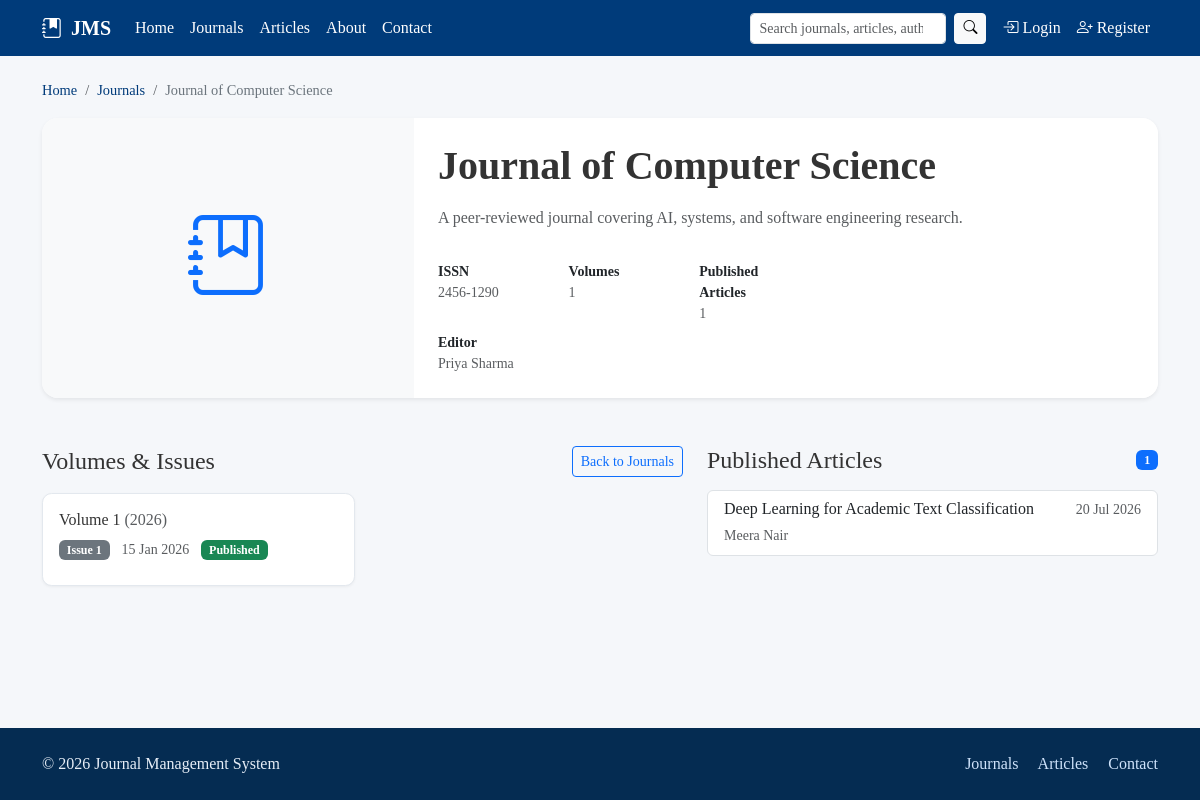
The app's page /journal/journals/1/ with its own data.
### journal/models.py (models this page shows, shortened)
class Journal(models.Model):
    title = models.CharField(max_length=255, unique=True)
    issn = models.CharField('ISSN', max_length=20, blank=True)
    description = models.TextField(blank=True)
    cover_image = models.ImageField(
        upload_to='covers/', blank=True, null=True, validators=[validate_cover_image]
    )
    editor = models.ForeignKey(
        User, on_delete=models.SET_NULL, null=True, blank=True,
        limit_choices_to={'profile__role': 'editor'},
        related_name='journals_edited',
        help_text='Assigned Editor responsible for this journal',
    )
    is_active = models.BooleanField(default=True)
    created_at = models.DateTimeField(auto_now_add=True)
    categories = models.ManyToManyField('JournalCategory', blank=True, related_name='journals')
    class Meta:
        ordering = ['title']

class Volume(models.Model):
    journal = models.ForeignKey(Journal, on_delete=models.CASCADE, related_name='volumes')
    number = models.PositiveIntegerField('Volume Number')
    year = models.PositiveIntegerField()
    class Meta:
        ordering = ['-year', '-number']
        unique_together = ['journal', 'number']

class Issue(models.Model):
    volume = models.ForeignKey(Volume, on_delete=models.CASCADE, related_name='issues')
    issue_number = models.PositiveIntegerField()
    publish_date = models.DateField(null=True, blank=True)
    is_published = models.BooleanField(default=False)
    class Meta:
        ordering = ['-volume__year', '-volume__number', '-issue_number']
        unique_together = ['volume', 'issue_number']

class Submission(models.Model):
    STATUS_SUBMITTED = 'submitted'
    STATUS_SCREENING = 'screening'
    STATUS_UNDER_REVIEW = 'under_review'
    STATUS_REVISION_REQUESTED = 'revision_requested'
    STATUS_ACCEPTED = 'accepted'
    STATUS_REJECTED = 'rejected'
    STATUS_PUBLISHED = 'published'
    STATUS_CHOICES = [
        (STATUS_SUBMITTED, 'Submitted'),
        (STATUS_SCREENING, 'Screening'),
        (STATUS_UNDER_REVIEW, 'Under Review'),
        (STATUS_REVISION_REQUESTED, 'Revision Requested'),
        (STATUS_ACCEPTED, 'Accepted'),
        (STATUS_REJECTED, 'Rejected'),
        (STATUS_PUBLISHED, 'Published'),
    ]
    STATUS_BADGE = {
        STATUS_SUBMITTED: 'secondary',
        STATUS_SCREENING: 'info',
        STATUS_UNDER_REVIEW: 'primary',
        STATUS_REVISION_REQUESTED: 'warning',
        STATUS_ACCEPTED: 'success',
        STATUS_REJECTED: 'danger',
        STATUS_PUBLISHED: 'success',
    }
    submission_id = models.CharField(max_length=30, unique=True, blank=True, editable=False)
    journal = models.ForeignKey(Journal, on_delete=models.CASCADE, related_name='submissions')
    issue = models.ForeignKey(
        Issue, on_delete=models.SET_NULL, null=True, blank=True, related_name='articles',
        help_text='Assigned once the article is scheduled for publication',
    )
    title = models.CharField(max_length=300)
    abstract = models.TextField()
    keywords = models.CharField(max_length=300, help_text='Comma-separated keywords')
    subject_area = models.CharField(max_length=150)
    co_authors = models.CharField(
        max_length=500, blank=True,
        help_text='Comma-separated names of co-authors (if any)',
    )
    corresponding_author = models.ForeignKey(
        User, on_delete=models.CASCADE, related_name='submissions',
        limit_choices_to={'profile__role': 'author'},
    )
    manuscript_file = models.FileField(upload_to='manuscripts/', validators=[validate_manuscript_file])
    version_number = models.PositiveIntegerField(default=1)
    status = models.CharField(max_length=20, choices=STATUS_CHOICES, default=STATUS_SUBMITTED)
    editor_decision_comment = models.TextField(blank=True)
    submission_date = models.DateTimeField(auto_now_add=True)
    updated_at = models.DateTimeField(auto_now=True)
    class Meta:
        ordering = ['-submission_date']

### journal/views.py (the view)
# urls.py: path('journals/<int:pk>/', views.journal_detail, name='journal_detail'),
def journal_detail(request, pk):
    journal = get_object_or_404(Journal, pk=pk, is_active=True)
    volumes = journal.volumes.prefetch_related('issues').all()
    published_articles = Submission.objects.filter(
        journal=journal, status=Submission.STATUS_PUBLISHED
    ).order_by('-submission_date')
    return render(request, 'journal/journal_detail.html', {
        'journal': journal, 'volumes': volumes, 'published_articles': published_articles,
    })

### templates/journal/journal_detail.html (shortened to what this page needs)
{% extends 'base.html' %}
{% block breadcrumbs %}
<nav aria-label="breadcrumb">
  <ol class="breadcrumb jms-breadcrumb">
    {% if user.is_authenticated %}<li class="breadcrumb-item"><a href="{% url 'core:dashboard' %}">Dashboard</a></li>{% else %}<li class="breadcrumb-item"><a href="{% url 'core:home' %}">Home</a></li>{% endif %}
    <li class="breadcrumb-item"><a href="{% url 'journal:journal_list' %}">Journals</a></li>
    <li class="breadcrumb-item active" aria-current="page">{{ journal.title }}</li>
  </ol>
</nav>
{% endblock %}
{% block content %}
<div class="journal-header rounded-4 overflow-hidden mb-5 shadow-sm">
  <div class="row g-0">
    <div class="col-md-4 journal-header-image">
      {% if journal.cover_image %}
        <img src="{{ journal.cover_image.url }}" class="w-100 h-100 object-fit-cover" alt="{{ journal.title }}">
      {% else %}
        <div class="w-100 h-100 d-flex align-items-center justify-content-center bg-light">
          <i class="bi bi-journal-bookmark text-primary" style="font-size:5rem;"></i>
        </div>
      {% endif %}
    </div>
    <div class="col-md-8 p-4 bg-white">
      <div class="d-flex align-items-start justify-content-between flex-column h-100">
        <div>
          <h1 class="display-6 fw-bold mb-3">{{ journal.title }}</h1>
          <p class="text-muted mb-4">{% if journal.description %}{{ journal.description }}{% else %}A journal overview is not yet available. Please check back later for more information.{% endif %}</p>
        </div>
        <div class="row text-muted small gy-2">
          {% if journal.issn %}
            <div class="col-sm-6 col-lg-4"><strong class="text-dark">ISSN</strong><br>{{ journal.issn }}</div>
          {% endif %}
          <div class="col-sm-6 col-lg-4"><strong class="text-dark">Volumes</strong><br>{{ journal.volumes.count }}</div>
          <div class="col-sm-6 col-lg-4"><strong class="text-dark">Published Articles</strong><br>{{ published_articles|length }}</div>
          {% if journal.editor %}
            <div class="col-sm-6 col-lg-4"><strong class="text-dark">Editor</strong><br>{{ journal.editor.get_full_name|default:journal.editor.username }}</div>
          {% endif %}
        </div>
      </div>
    </div>
  </div>
</div>
<div class="row gy-4">
  <div class="col-lg-7">
    <section class="mb-4">
      <div class="d-flex justify-content-between align-items-center mb-3">
        <h4 class="mb-0">Volumes & Issues</h4>
        <a href="{% url 'journal:journal_list' %}" class="btn btn-sm btn-outline-primary">Back to Journals</a>
      </div>
      {% if volumes %}
        <div class="row g-3">
          {% for volume in volumes %}
            <div class="col-md-6">
              <article class="jms-card journal-volume-card h-100 p-3">
                <h5 class="h6 mb-2">Volume {{ volume.number }} <span class="text-muted">({{ volume.year }})</span></h5>
                <ul class="list-unstyled mb-0">
                  {% for issue in volume.issues.all %}
                    <li class="mb-2">
                      <span class="badge bg-secondary me-2">Issue {{ issue.issue_number }}</span>
                      {% if issue.publish_date %}<small class="text-muted">{{ issue.publish_date|date:"d M Y" }}</small>{% endif %}
                      {% if issue.is_published %}<span class="badge bg-success ms-2">Published</span>{% endif %}
                    </li>
                  {% empty %}
                    <li class="text-muted">No issues yet.</li>
                  {% endfor %}
                </ul>
              </article>
            </div>
          {% endfor %}
        </div>
      {% else %}
        <div class="jms-card p-4 text-muted">No volumes published yet.</div>
      {% endif %}
    </section>
  </div>
  <div class="col-lg-5">
    <section>
      <div class="d-flex justify-content-between align-items-center mb-3">
        <h4 class="mb-0">Published Articles</h4>
        <span class="badge bg-primary">{{ published_articles|length }}</span>
      </div>
      {% if published_articles %}
        <div class="list-group">
          {% for article in published_articles %}
            <a href="{% url 'journal:article_detail' article.pk %}" class="list-group-item list-group-item-action journal-article-card">
              <div class="d-flex justify-content-between align-items-start">
                <div>
                  <h6 class="mb-1">{{ article.title }}</h6>
                  <small class="text-muted">{{ article.corresponding_author.get_full_name|default:article.corresponding_author.username }}</small>
                </div>
                <small class="text-muted">{{ article.submission_date|date:"d M Y" }}</small>
              </div>
            </a>
          {% endfor %}
        </div>
      {% else %}
        <div class="jms-card p-4 text-muted">No articles published in this journal yet.</div>
      {% endif %}
    </section>
  </div>
</div>
{% endblock %}

### templates/base.html (shortened to what this page needs)
{% load static %}
<!DOCTYPE html>
<html lang="en">
<head>
  <link href="https://cdn.jsdelivr.net/npm/bootstrap@5.3.3/dist/css/bootstrap.min.css" rel="stylesheet">
  <link rel="stylesheet" href="https://cdn.jsdelivr.net/npm/bootstrap-icons@1.11.3/font/bootstrap-icons.css">
  <link rel="stylesheet" href="{% static 'css/custom.css' %}">
</head>
<body class="d-flex flex-column min-vh-100">
{% if user.is_authenticated %}
  {% comment %} ------------------------------------------------------------------
     Authenticated shell: sidebar + topbar. Every logged-in page - the
     role dashboards, manuscript workflow, and the public-style journal
     and article pages alike - renders inside this same shell so nothing
     ever "drops" the user out into a different layout mid-session.
     The sidebar already ends in a Logout action, so no footer here.
     ------------------------------------------------------------------ {% endcomment %}
  <div class="d-flex flex-grow-1">
    {% include 'includes/sidebar.html' %}
    <div class="flex-grow-1 d-flex flex-column" style="min-width: 0;">
      <header class="jms-topbar d-flex justify-content-between align-items-center">
        <div class="d-flex align-items-center">
          <h5 class="mb-0 fw-bold dashboard-heading">
            {% block page_title %}{{ page_title|default:"Dashboard" }}{% endblock %}
          </h5>
        </div>
        <div class="d-flex align-items-center gap-3">
          <a href="{% url 'core:notifications' %}" class="position-relative text-dark text-decoration-none" title="Notifications">
            <i class="bi bi-bell fs-5"></i>
            {% if unread_notifications %}
              <span class="position-absolute top-0 start-100 translate-middle badge rounded-pill bg-danger" style="font-size:0.6rem;">
                {{ unread_notifications }}
              </span>
            {% endif %}
          </a>
          <div class="dropdown">
            <a class="d-flex align-items-center text-dark text-decoration-none dropdown-toggle" href="#" role="button" data-bs-toggle="dropdown">
              {% if user.profile.photo %}
                <img src="{{ user.profile.photo.url }}" class="rounded-circle me-2" width="32" height="32" style="object-fit:cover;">
              {% else %}
                <i class="bi bi-person-circle fs-4 me-2"></i>
              {% endif %}
              <span class="d-none d-md-inline">{{ user.get_full_name|default:user.username }}</span>
            </a>
            <ul class="dropdown-menu dropdown-menu-end">
              <li><span class="dropdown-item-text text-muted small">{{ user.profile.get_role_display }}</span></li>
              <li><hr class="dropdown-divider"></li>
              <li><a class="dropdown-item" href="{% url 'accounts:profile' %}"><i class="bi bi-person-circle me-1"></i> Profile</a></li>
              <li><a class="dropdown-item" href="{% url 'accounts:password_change' %}"><i class="bi bi-key me-1"></i> Change Password</a></li>
              <li>
                <form action="{% url 'accounts:logout' %}" method="post">
                  {% csrf_token %}
                  <button type="submit" class="dropdown-item"><i class="bi bi-box-arrow-right me-1"></i> Logout</button>
                </form>
              </li>
            </ul>
          </div>
        </div>
      </header>
      <main class="p-3 p-md-4 flex-grow-1">
{% else %}
  {% include 'includes/navbar.html' %}
  <main class="container my-4 flex-grow-1">
{% endif %}
        {% block breadcrumbs %}{% endblock %}
        {% block content %}{% endblock %}
{% if user.is_authenticated %}
      </main>
    </div>
  </div>
{% else %}
  </main>
  {% include 'includes/footer.html' with show_logout=True %}
{% endif %}
</body>
</html>

### templates/includes/navbar.html (shortened to what this page needs)
<nav class="navbar navbar-expand-lg jms-navbar sticky-top">
  <div class="container">
    <a class="navbar-brand fw-bold" href="{% url 'core:home' %}">
      <i class="bi bi-journal-bookmark-fill me-1"></i> JMS
    </a>
    <div class="collapse navbar-collapse" id="navMain">
      {% with request.resolver_match.url_name as current_url %}
      <ul class="navbar-nav me-auto mb-2 mb-lg-0">
        <li class="nav-item"><a class="nav-link {% if current_url == 'home' %}active{% endif %}" href="{% url 'core:home' %}">Home</a></li>
        <li class="nav-item"><a class="nav-link {% if current_url == 'journal_list' %}active{% endif %}" href="{% url 'journal:journal_list' %}">Journals</a></li>
        <li class="nav-item"><a class="nav-link {% if current_url == 'publication_list' %}active{% endif %}" href="{% url 'journal:publication_list' %}">Articles</a></li>
        <li class="nav-item"><a class="nav-link {% if current_url == 'home' %}active{% endif %}" href="{% url 'core:home' %}#about">About</a></li>
        <li class="nav-item"><a class="nav-link {% if current_url == 'home' %}active{% endif %}" href="{% url 'core:home' %}#contact">Contact</a></li>
      </ul>
      <form class="d-flex me-2" role="search" action="{% url 'core:search' %}" method="get">
        <input class="form-control form-control-sm me-2" type="search" name="q" placeholder="Search journals, articles, authors" value="{{ request.GET.q }}">
        <button class="btn btn-sm btn-light" type="submit"><i class="bi bi-search"></i></button>
      </form>
      <ul class="navbar-nav">
        {% if user.is_authenticated %}
          <li class="nav-item"><a class="nav-link {% if current_url == 'dashboard' or current_url == 'dashboard_admin' or current_url == 'dashboard_editor' or current_url == 'dashboard_reviewer' or current_url == 'dashboard_author' %}active{% endif %}" href="{% url 'core:dashboard' %}"><i class="bi bi-speedometer2"></i> Dashboard</a></li>
        {% else %}
          <li class="nav-item"><a class="nav-link {% if current_url == 'login' %}active{% endif %}" href="{% url 'accounts:login' %}"><i class="bi bi-box-arrow-in-right"></i> Login</a></li>
          <li class="nav-item"><a class="nav-link {% if current_url == 'register' %}active{% endif %}" href="{% url 'accounts:register' %}"><i class="bi bi-person-plus"></i> Register</a></li>
        {% endif %}
      </ul>
      {% endwith %}
    </div>
  </div>
</nav>

### templates/includes/footer.html (shortened to what this page needs)
<footer class="jms-footer mt-5">
  <div class="container d-flex flex-column flex-md-row justify-content-between align-items-center gap-3">
    <p class="mb-0 text-center text-md-start">&copy; {% now "Y" %} Journal Management System</p>
    <div class="text-center">
      <a href="{% url 'journal:journal_list' %}" class="me-3 text-decoration-none">Journals</a>
      <a href="{% url 'journal:publication_list' %}" class="me-3 text-decoration-none">Articles</a>
      <a href="{% url 'core:home' %}#contact" class="text-decoration-none">Contact</a>
    </div>
  </div>
</footer>

### records on screen
Journal: title "Journal of Computer Science", description "A peer-reviewed journal covering AI, systems, and software engineering research.", issn "2456-1290", volumes.count "1", editor.get_full_name "Priya Sharma"
Volume: number "1", year "2026"
Issue: issue_number "1", publish_date "15 Jan 2026", is_published "Published"
Submission: title "Deep Learning for Academic Text Classification", corresponding_author.get_full_name "Meera Nair", submission_date "20 Jul 2026"

### other values on screen
{{ published_articles|length }} "1"
